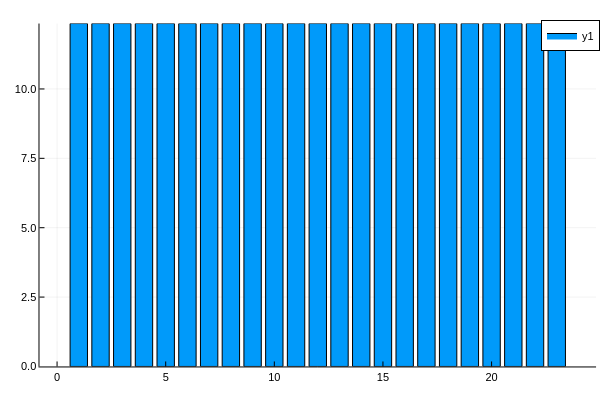

The code cell stored with this chart in its notebook:
### Code cell
plotlyjs()
bar(JuMP.value.(Pg).data.*S_base)

### Figure 1 — Plotly figure (JSON) as saved in the notebook; plotly's stock layout.template omitted (floating-point values rounded to 4 significant figures)
{"data": [{"fill": "tozeroy", "fillcolor": "rgba(0, 154, 250, 1.000)", "legendgroup": "y1", "line": {"color": "rgba(0, 0, 0, 1.000)", "dash": "solid", "width": 1}, "mode": "lines", "name": "y1", "showlegend": true, "type": "scatter", "x": [0.6, 0.6, 1.4, 1.4, 0.6, 0.6], "xaxis": "x1", "y": [12.36, 0, 0, 12.36, 12.36, 12.36], "yaxis": "y1"}, {"fill": "tozeroy", "fillcolor": "rgba(0, 154, 250, 1.000)", "legendgroup": "y1", "line": {"color": "rgba(0, 0, 0, 1.000)", "dash": "solid", "width": 1}, "mode": "lines", "name": "y1", "showlegend": false, "type": "scatter", "x": [1.6, 1.6, 2.4, 2.4, 1.6, 1.6], "xaxis": "x1", "y": [12.36, 0, 0, 12.36, 12.36, 12.36], "yaxis": "y1"}, {"fill": "tozeroy", "fillcolor": "rgba(0, 154, 250, 1.000)", "legendgroup": "y1", "line": {"color": "rgba(0, 0, 0, 1.000)", "dash": "solid", "width": 1}, "mode": "lines", "name": "y1", "showlegend": false, "type": "scatter", "x": [2.6, 2.6, 3.4, 3.4, 2.6, 2.6], "xaxis": "x1", "y": [12.36, 0, 0, 12.36, 12.36, 12.36], "yaxis": "y1"}, {"fill": "tozeroy", "fillcolor": "rgba(0, 154, 250, 1.000)", "legendgroup": "y1", "line": {"color": "rgba(0, 0, 0, 1.000)", "dash": "solid", "width": 1}, "mode": "lines", "name": "y1", "showlegend": false, "type": "scatter", "x": [3.6, 3.6, 4.4, 4.4, 3.6, 3.6], "xaxis": "x1", "y": [12.36, 0, 0, 12.36, 12.36, 12.36], "yaxis": "y1"}, {"fill": "tozeroy", "fillcolor": "rgba(0, 154, 250, 1.000)", "legendgroup": "y1", "line": {"color": "rgba(0, 0, 0, 1.000)", "dash": "solid", "width": 1}, "mode": "lines", "name": "y1", "showlegend": false, "type": "scatter", "x": [4.6, 4.6, 5.4, 5.4, 4.6, 4.6], "xaxis": "x1", "y": [12.36, 0, 0, 12.36, 12.36, 12.36], "yaxis": "y1"}, {"fill": "tozeroy", "fillcolor": "rgba(0, 154, 250, 1.000)", "legendgroup": "y1", "line": {"color": "rgba(0, 0, 0, 1.000)", "dash": "solid", "width": 1}, "mode": "lines", "name": "y1", "showlegend": false, "type": "scatter", "x": [5.6, 5.6, 6.4, 6.4, 5.6, 5.6], "xaxis": "x1", "y": [12.36, 0, 0, 12.36, 12.36, 12.36], "yaxis": "y1"}, {"fill": "tozeroy", "fillcolor": "rgba(0, 154, 250, 1.000)", "legendgroup": "y1", "line": {"color": "rgba(0, 0, 0, 1.000)", "dash": "solid", "width": 1}, "mode": "lines", "name": "y1", "showlegend": false, "type": "scatter", "x": [6.6, 6.6, 7.4, 7.4, 6.6, 6.6], "xaxis": "x1", "y": [12.36, 0, 0, 12.36, 12.36, 12.36], "yaxis": "y1"}, {"fill": "tozeroy", "fillcolor": "rgba(0, 154, 250, 1.000)", "legendgroup": "y1", "line": {"color": "rgba(0, 0, 0, 1.000)", "dash": "solid", "width": 1}, "mode": "lines", "name": "y1", "showlegend": false, "type": "scatter", "x": [7.6, 7.6, 8.4, 8.4, 7.6, 7.6], "xaxis": "x1", "y": [12.36, 0, 0, 12.36, 12.36, 12.36], "yaxis": "y1"}, {"fill": "tozeroy", "fillcolor": "rgba(0, 154, 250, 1.000)", "legendgroup": "y1", "line": {"color": "rgba(0, 0, 0, 1.000)", "dash": "solid", "width": 1}, "mode": "lines", "name": "y1", "showlegend": false, "type": "scatter", "x": [8.6, 8.6, 9.4, 9.4, 8.6, 8.6], "xaxis": "x1", "y": [12.36, 0, 0, 12.36, 12.36, 12.36], "yaxis": "y1"}, {"fill": "tozeroy", "fillcolor": "rgba(0, 154, 250, 1.000)", "legendgroup": "y1", "line": {"color": "rgba(0, 0, 0, 1.000)", "dash": "solid", "width": 1}, "mode": "lines", "name": "y1", "showlegend": false, "type": "scatter", "x": [9.6, 9.6, 10.4, 10.4, 9.6, 9.6], "xaxis": "x1", "y": [12.36, 0, 0, 12.36, 12.36, 12.36], "yaxis": "y1"}, {"fill": "tozeroy", "fillcolor": "rgba(0, 154, 250, 1.000)", "legendgroup": "y1", "line": {"color": "rgba(0, 0, 0, 1.000)", "dash": "solid", "width": 1}, "mode": "lines", "name": "y1", "showlegend": false, "type": "scatter", "x": [10.6, 10.6, 11.4, 11.4, 10.6, 10.6], "xaxis": "x1", "y": [12.36, 0, 0, 12.36, 12.36, 12.36], "yaxis": "y1"}, {"fill": "tozeroy", "fillcolor": "rgba(0, 154, 250, 1.000)", "legendgroup": "y1", "line": {"color": "rgba(0, 0, 0, 1.000)", "dash": "solid", "width": 1}, "mode": "lines", "name": "y1", "showlegend": false, "type": "scatter", "x": [11.6, 11.6, 12.4, 12.4, 11.6, 11.6], "xaxis": "x1", "y": [12.36, 0, 0, 12.36, 12.36, 12.36], "yaxis": "y1"}, {"fill": "tozeroy", "fillcolor": "rgba(0, 154, 250, 1.000)", "legendgroup": "y1", "line": {"color": "rgba(0, 0, 0, 1.000)", "dash": "solid", "width": 1}, "mode": "lines", "name": "y1", "showlegend": false, "type": "scatter", "x": [12.6, 12.6, 13.4, 13.4, 12.6, 12.6], "xaxis": "x1", "y": [12.36, 0, 0, 12.36, 12.36, 12.36], "yaxis": "y1"}, {"fill": "tozeroy", "fillcolor": "rgba(0, 154, 250, 1.000)", "legendgroup": "y1", "line": {"color": "rgba(0, 0, 0, 1.000)", "dash": "solid", "width": 1}, "mode": "lines", "name": "y1", "showlegend": false, "type": "scatter", "x": [13.6, 13.6, 14.4, 14.4, 13.6, 13.6], "xaxis": "x1", "y": [12.36, 0, 0, 12.36, 12.36, 12.36], "yaxis": "y1"}, {"fill": "tozeroy", "fillcolor": "rgba(0, 154, 250, 1.000)", "legendgroup": "y1", "line": {"color": "rgba(0, 0, 0, 1.000)", "dash": "solid", "width": 1}, "mode": "lines", "name": "y1", "showlegend": false, "type": "scatter", "x": [14.6, 14.6, 15.4, 15.4, 14.6, 14.6], "xaxis": "x1", "y": [12.36, 0, 0, 12.36, 12.36, 12.36], "yaxis": "y1"}, {"fill": "tozeroy", "fillcolor": "rgba(0, 154, 250, 1.000)", "legendgroup": "y1", "line": {"color": "rgba(0, 0, 0, 1.000)", "dash": "solid", "width": 1}, "mode": "lines", "name": "y1", "showlegend": false, "type": "scatter", "x": [15.6, 15.6, 16.4, 16.4, 15.6, 15.6], "xaxis": "x1", "y": [12.36, 0, 0, 12.36, 12.36, 12.36], "yaxis": "y1"}, {"fill": "tozeroy", "fillcolor": "rgba(0, 154, 250, 1.000)", "legendgroup": "y1", "line": {"color": "rgba(0, 0, 0, 1.000)", "dash": "solid", "width": 1}, "mode": "lines", "name": "y1", "showlegend": false, "type": "scatter", "x": [16.6, 16.6, 17.4, 17.4, 16.6, 16.6], "xaxis": "x1", "y": [12.36, 0, 0, 12.36, 12.36, 12.36], "yaxis": "y1"}, {"fill": "tozeroy", "fillcolor": "rgba(0, 154, 250, 1.000)", "legendgroup": "y1", "line": {"color": "rgba(0, 0, 0, 1.000)", "dash": "solid", "width": 1}, "mode": "lines", "name": "y1", "showlegend": false, "type": "scatter", "x": [17.6, 17.6, 18.4, 18.4, 17.6, 17.6], "xaxis": "x1", "y": [12.36, 0, 0, 12.36, 12.36, 12.36], "yaxis": "y1"}, {"fill": "tozeroy", "fillcolor": "rgba(0, 154, 250, 1.000)", "legendgroup": "y1", "line": {"color": "rgba(0, 0, 0, 1.000)", "dash": "solid", "width": 1}, "mode": "lines", "name": "y1", "showlegend": false, "type": "scatter", "x": [18.6, 18.6, 19.4, 19.4, 18.6, 18.6], "xaxis": "x1", "y": [12.36, 0, 0, 12.36, 12.36, 12.36], "yaxis": "y1"}, {"fill": "tozeroy", "fillcolor": "rgba(0, 154, 250, 1.000)", "legendgroup": "y1", "line": {"color": "rgba(0, 0, 0, 1.000)", "dash": "solid", "width": 1}, "mode": "lines", "name": "y1", "showlegend": false, "type": "scatter", "x": [19.6, 19.6, 20.4, 20.4, 19.6, 19.6], "xaxis": "x1", "y": [12.36, 0, 0, 12.36, 12.36, 12.36], "yaxis": "y1"}, {"fill": "tozeroy", "fillcolor": "rgba(0, 154, 250, 1.000)", "legendgroup": "y1", "line": {"color": "rgba(0, 0, 0, 1.000)", "dash": "solid", "width": 1}, "mode": "lines", "name": "y1", "showlegend": false, "type": "scatter", "x": [20.6, 20.6, 21.4, 21.4, 20.6, 20.6], "xaxis": "x1", "y": [12.36, 0, 0, 12.36, 12.36, 12.36], "yaxis": "y1"}, {"fill": "tozeroy", "fillcolor": "rgba(0, 154, 250, 1.000)", "legendgroup": "y1", "line": {"color": "rgba(0, 0, 0, 1.000)", "dash": "solid", "width": 1}, "mode": "lines", "name": "y1", "showlegend": false, "type": "scatter", "x": [21.6, 21.6, 22.4, 22.4, 21.6, 21.6], "xaxis": "x1", "y": [12.36, 0, 0, 12.36, 12.36, 12.36], "yaxis": "y1"}, {"fill": "tozeroy", "fillcolor": "rgba(0, 154, 250, 1.000)", "legendgroup": "y1", "line": {"color": "rgba(0, 0, 0, 1.000)", "dash": "solid", "width": 1}, "mode": "lines", "name": "y1", "showlegend": false, "type": "scatter", "x": [22.6, 22.6, 23.4, 23.4, 22.6, 22.6], "xaxis": "x1", "y": [12.36, 0, 0, 12.36, 12.36, 12.36], "yaxis": "y1"}, {"colorbar": {"len": 0.9525, "title": "", "x": 0.9934, "y": 0.5139}, "legendgroup": "y1", "marker": {"color": "rgba(0, 154, 250, 0.000)", "line": {"color": "rgba(0, 0, 0, 0.000)", "width": 1}, "size": 0, "symbol": "circle"}, "mode": "markers", "name": "y1", "showlegend": false, "type": "scatter", "x": [1, 2, 3, 4, 5, 6, 7, 8, 9, 10, 11, 12, 13, 14, 15, 16, 17, 18, 19, 20, 21, 22, 23], "xaxis": "x", "y": [12.36, 12.36, 12.36, 12.36, 12.36, 12.36, 12.36, 12.36, 12.36, 12.36, 12.36, 12.36, 12.36, 12.36, 12.36, 12.36, 12.36, 12.36, 12.36, 12.36, 12.36, 12.36, 12.36], "yaxis": "y"}], "layout": {"annotations": [], "height": 400, "legend": {"bgcolor": "rgba(255, 255, 255, 1.000)", "bordercolor": "rgba(0, 0, 0, 1.000)", "borderwidth": 1, "font": {"color": "rgba(0, 0, 0, 1.000)", "family": "sans-serif", "size": 11}, "title": {"font": {"color": "rgba(0, 0, 0, 1.000)", "family": "sans-serif", "size": 15}, "text": ""}, "tracegroupgap": 0, "traceorder": "normal", "x": 1, "xanchor": "auto", "y": 1, "yanchor": "auto"}, "margin": {"b": 20, "l": 0, "r": 0, "t": 20}, "paper_bgcolor": "rgba(255, 255, 255, 1.000)", "plot_bgcolor": "rgba(255, 255, 255, 1.000)", "showlegend": true, "width": 600, "xaxis": {"anchor": "y", "domain": [0.06582, 0.9934], "gridcolor": "rgba(0, 0, 0, 0.100)", "gridwidth": 0.5, "linecolor": "rgba(0, 0, 0, 1.000)", "mirror": false, "range": [-0.809, 24.81], "showgrid": true, "showline": true, "showticklabels": true, "tickangle": 0, "tickcolor": "rgb(0, 0, 0)", "tickfont": {"color": "rgba(0, 0, 0, 1.000)", "family": "sans-serif", "size": 11}, "tickmode": "array", "ticks": "inside", "ticktext": ["0", "5", "10", "15", "20"], "tickvals": [0, 5, 10, 15, 20], "title": "", "titlefont": {"color": "rgba(0, 0, 0, 1.000)", "family": "sans-serif", "size": 15}, "type": "-", "visible": true, "zeroline": false, "zerolinecolor": "rgba(0, 0, 0, 1.000)"}, "yaxis": {"anchor": "x", "domain": [0.03762, 0.9902], "gridcolor": "rgba(0, 0, 0, 0.100)", "gridwidth": 0.5, "linecolor": "rgba(0, 0, 0, 1.000)", "mirror": false, "range": [0, 12.36], "showgrid": true, "showline": true, "showticklabels": true, "tickangle": 0, "tickcolor": "rgb(0, 0, 0)", "tickfont": {"color": "rgba(0, 0, 0, 1.000)", "family": "sans-serif", "size": 11}, "tickmode": "array", "ticks": "inside", "ticktext": ["0.0", "2.5", "5.0", "7.5", "10.0"], "tickvals": [0, 2.5, 5, 7.5, 10], "title": "", "titlefont": {"color": "rgba(0, 0, 0, 1.000)", "family": "sans-serif", "size": 15}, "type": "-", "visible": true, "zeroline": false, "zerolinecolor": "rgba(0, 0, 0, 1.000)"}}}
